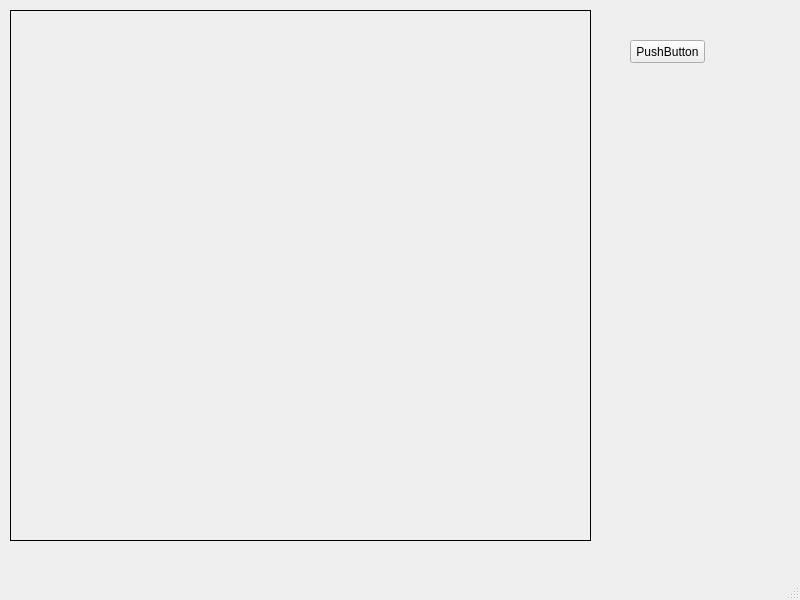
<?xml version="1.0" encoding="UTF-8"?>
<ui version="4.0">
 <class>MainWindow</class>
 <widget class="QMainWindow" name="MainWindow">
  <property name="geometry">
   <rect>
    <x>0</x>
    <y>0</y>
    <width>800</width>
    <height>600</height>
   </rect>
  </property>
  <property name="windowTitle">
   <string>MainWindow</string>
  </property>
  <property name="autoFillBackground">
   <bool>true</bool>
  </property>
  <widget class="QWidget" name="centralwidget">
   <widget class="QLabel" name="canvas">
    <property name="geometry">
     <rect>
      <x>10</x>
      <y>10</y>
      <width>581</width>
      <height>531</height>
     </rect>
    </property>
    <property name="autoFillBackground">
     <bool>true</bool>
    </property>
    <property name="frameShape">
     <enum>QFrame::Box</enum>
    </property>
    <property name="text">
     <string/>
    </property>
   </widget>
   <widget class="QPushButton" name="pb_test">
    <property name="geometry">
     <rect>
      <x>630</x>
      <y>40</y>
      <width>75</width>
      <height>23</height>
     </rect>
    </property>
    <property name="text">
     <string>PushButton</string>
    </property>
   </widget>
  </widget>
  <widget class="QMenuBar" name="menubar">
   <property name="geometry">
    <rect>
     <x>0</x>
     <y>0</y>
     <width>800</width>
     <height>21</height>
    </rect>
   </property>
  </widget>
  <widget class="QStatusBar" name="statusbar"/>
 </widget>
 <resources/>
 <connections/>
</ui>
